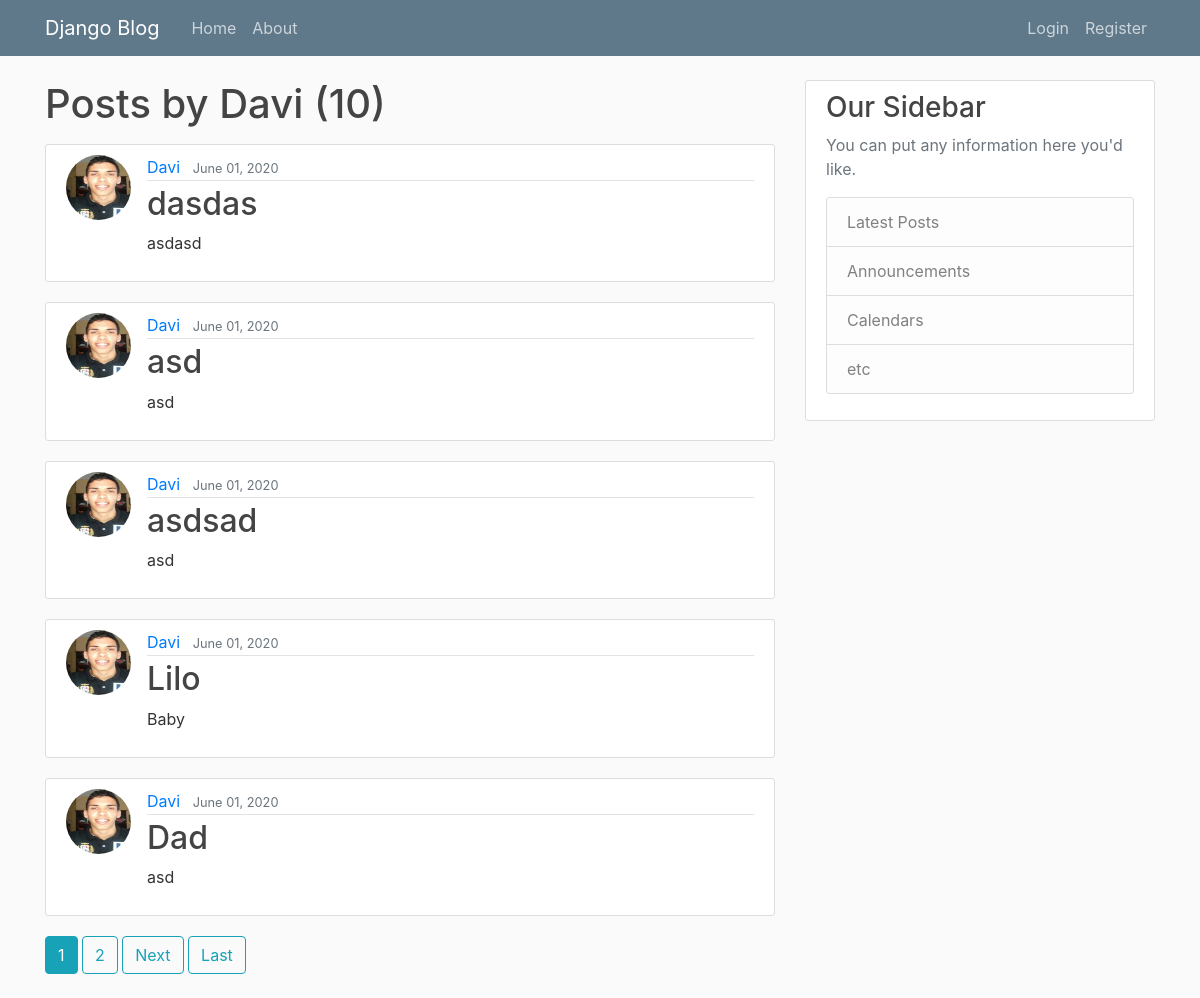
Screenshot of /user/Davi with the database file from the repository.
### blog/models.py (models this page shows, shortened)
class Post(models.Model):
	title = models.CharField(max_length=100)
	content = models.TextField()
	date_posted = models.DateTimeField(default=timezone.now)
	author = models.ForeignKey(User, on_delete=models.CASCADE)

### users/models.py (models this page shows, shortened)
class Profile(models.Model):
	user = models.OneToOneField(User, on_delete=models.CASCADE)
	image = models.ImageField(default='default.jpg', upload_to='profile_pics')

### blog/views.py (the view)
# urls.py: path('user/<str:username>', views.UserPostListView.as_view(), name='user-posts'),
class UserPostListView(ListView):
	model = Post
	template_name = 'blog/user_posts.html' #<app>/<model>_<viewtype>.html
	context_object_name = 'posts'
	paginate_by = 5
	def get_queryset(self):
		user = get_object_or_404(User, username=self.kwargs.get('username'))
		return Post.objects.filter(author=user).order_by('-date_posted')

### blog/templates/blog/user_posts.html (shortened to what this page needs)
{% extends 'blog/base.html' %}
{% block content %}
	<h1 class='mb-3'>Posts by {{ view.kwargs.username }} ({{ page_obj.paginator.count }})</h1>
	{% for post in posts %}
		<article class="media content-section">
		  	<img class='rounded-circle article-img' src="{{ post.author.profile.image.url }}">
		  	<div class="media-body">
			    <div class="article-metadata">
			      <a class="mr-2" href="{% url 'user-posts' post.author.username %}">{{ post.author }}</a>
			      <small class="text-muted">{{ post.date_posted|date:"F d, Y" }}</small>
			    </div>
			    <h2><a class="article-title" href="{% url 'post-detail' post.id %}">{{ post.title }}</a></h2>
			    <p class="article-content">{{ post.content }}</p>
		  	</div>
		</article>
	{% endfor %}
	{% if is_paginated %}
		{% for num in page_obj.paginator.page_range %}
			{% if page_obj.number == num %}
				<a class='btn btn-info mb-4' href="?page={{ num }}">{{ num }}</a>
			{% elif num > page_obj.number|add:'-3' and num < page_obj.number|add:'3' %}
				<a class='btn btn-outline-info mb-4' href="?page={{ num }}">{{ num }}</a>
			{% endif %}
		{% endfor %}
		{% if page_obj.has_next %}
			<a class='btn btn-outline-info mb-4' href="?page={{ page_obj.next_page_number }}">Next</a>
			<a class='btn btn-outline-info mb-4' href="?page={{ page_obj.paginator.num_pages }}">Last</a>
		{% endif %}
	{% endif %}
{% endblock %}

### blog/templates/blog/base.html (shortened to what this page needs)
{% load static %}
<!DOCTYPE html>
<html>
<head>
    <link rel="stylesheet" href="https://stackpath.bootstrapcdn.com/bootstrap/4.3.1/css/bootstrap.min.css">
    <link rel="stylesheet" type="text/css" href="{% static 'blog/main.css' %}">
</head>
<body>
	<header class="site-header">
	  <nav class="navbar navbar-expand-md navbar-dark bg-steel fixed-top">
	    <div class="container">
	      <a class="navbar-brand mr-4" href="{% url 'blog-home'%}">Django Blog</a>
	      <div class="collapse navbar-collapse" id="navbarToggle">
	        <div class="navbar-nav mr-auto">
	          <a class="nav-item nav-link" href="{% url 'blog-home'%}">Home</a>
	          <a class="nav-item nav-link" href="{% url 'blog-about'%}">About</a>
	        </div>
	        <div class="navbar-nav">
			  {% if user.is_authenticated %}
			  	<a class="nav-item nav-link" href="{% url 'post-create' %}">New Post</a>
			  	<a class="nav-item nav-link" href="{% url 'profile' %}">Profile</a>
			  	<a class="nav-item nav-link" href="{% url 'logout' %}">Logout</a>
			  {% else %}
			  	<a class="nav-item nav-link" href="{% url 'login' %}">Login</a>
	         	<a class="nav-item nav-link" href="{% url 'register' %}">Register</a>
			  {% endif %}
	        </div>
	      </div>
	    </div>
	  </nav>
	</header>
	<main role="main" class="container">
	  <div class="row">
	    <div class="col-md-8">
	      {% block content %}{% endblock %}
	    </div>
	    <div class="col-md-4">
	      <div class="content-section">
	        <h3>Our Sidebar</h3>
	        <p class='text-muted'>You can put any information here you'd like.
	          <ul class="list-group">
	            <li class="list-group-item list-group-item-light">Latest Posts</li>
	            <li class="list-group-item list-group-item-light">Announcements</li>
	            <li class="list-group-item list-group-item-light">Calendars</li>
	            <li class="list-group-item list-group-item-light">etc</li>
	          </ul>
	        </p>
	      </div>
	    </div>
	  </div>
	</main>
</body>
</html>

### blog/static/blog/main.css (style rules this page uses)
body { background: #fafafa; color: #333333; margin-top: 5rem; }
h1, h2, h3, h4, h5, h6 { color: #444444; }
ul { margin: 0; }
.bg-steel { background-color: #5f788a; }
.site-header .navbar-nav .nav-link { color: #cbd5db; }
.content-section { background: #ffffff; padding: 10px 20px; border: 1px solid #dddddd; border-radius: 3px; margin-bottom: 20px; }
.article-title { color: #444444; }
.article-content { white-space: pre-line; }
.article-img { height: 65px; width: 65px; margin-right: 16px; }
.article-metadata { padding-bottom: 1px; margin-bottom: 4px; border-bottom: 1px solid #e3e3e3 }

### rows the page displays
Post: author.profile.image (picture), author "Davi", date_posted "June 01, 2020", title "dasdas", content "asdasd"
Post: author.profile.image (picture), author "Davi", date_posted "June 01, 2020", title "asd", content "asd"
Post: author.profile.image (picture), author "Davi", date_posted "June 01, 2020", title "asdsad", content "asd"
Post: author.profile.image (picture), author "Davi", date_posted "June 01, 2020", title "Lilo", content "Baby"
Post: author.profile.image (picture), author "Davi", date_posted "June 01, 2020", title "Dad", content "asd"

### other values shown
{{ view.kwargs.username }} "Davi"
{{ page_obj.paginator.count }} "10"
{{ num }} "1"
{{ num }} "2"
